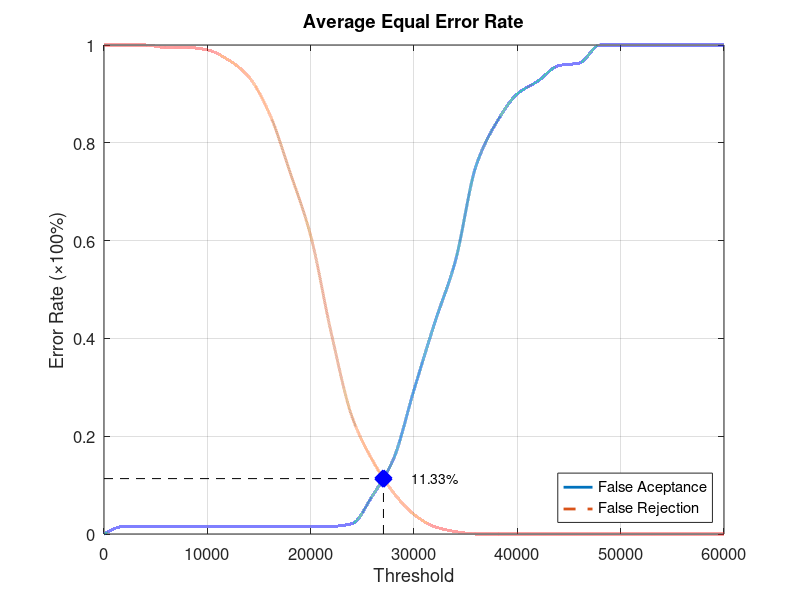
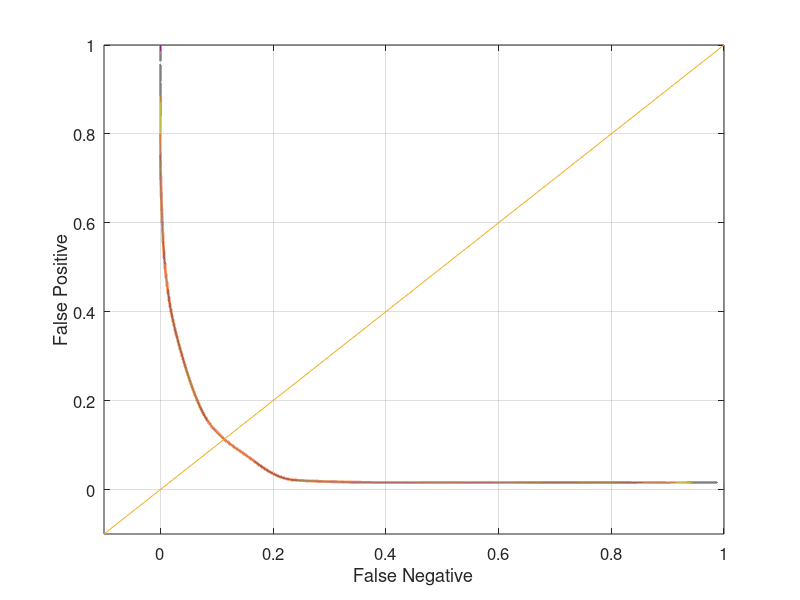

These charts were generated, in order, by the following MATLAB code:
function yEER = Database1_3
close all;
clear;
clc;
x = 0:2000:60000;
xq = 0:0.5:60000;

y0 = [0 0.0157895 0.0157895 0.0157895 0.0157895 0.0157895 0.0157895 0.0157895 0.0157895 0.0157895 0.0157895 0.0157895 0.0210526 0.0789474 0.152632 0.294737 0.431579 0.557895 0.752632 0.842105 0.9 0.926316 0.957895 0.963158 1 1 1 1 1 1 1];
yy0 = interp1(x, y0, xq, 'pchip');
y1 = [1 1 1 0.995 0.995 0.99 0.97 0.935 0.86 0.74 0.61 0.41 0.24 0.15 0.085 0.04 0.015 0.005 0 0 0 0 0 0 0 0 0 0 0 0 0];
yy1 = interp1(x, y1, xq, 'pchip');

% Calculating EER: 
y2 = abs(y0 - y1);
find(y2 == min(y2))
yy2 = abs(yy0 - yy1);
xEER = find(yy2 == min(yy2));
xEERIndex = xq(xEER) % X-axis EER
yEER = yy0(xEER) % Y-axis EER

main = figure
plot(xq, yy0,'-','LineWidth', 2);	hold on
plot(xq, yy1,'--','LineWidth', 2);	hold on
plot([xEERIndex xEERIndex], [0 yEER], 'k--');	hold on
plot([0 xEERIndex], [yEER yEER], 'k--');	hold on
plot(xEERIndex, yEER, 'bx', 'LineWidth', 10);	hold on
text(xEERIndex + 10 * xEERIndex / 100, yEER, [num2str(round((10000 * yEER)) / 100) '%'])
legend('False Aceptance', 'False Rejection', 'Location', 'SouthEast')
xlabel('Threshold')
ylabel('Error Rate (\times100%)')
title('Average Equal Error Rate')
set(gca, 'FontSize', 12)
axis([0 60000 0 1])
grid on

print(main, 'Database1_3Main', '-dpng');
FNRxFPR = figure('Color', [1 1 1]);
plot(yy1, yy0, '-', yy1, yy0, 'LineWidth', 2);
hold on
y = -0.1:0.1:1
plot(y, y); 
set(gca, 'FontSize', 12)
xlabel('False Negative')
ylabel('False Positive')
axis([-0.1 1 -0.1 1])
set(gca, 'FontSize', 12)
grid on

print(FNRxFPR, 'Database1_3FNRxFPR','-dpng');
end
